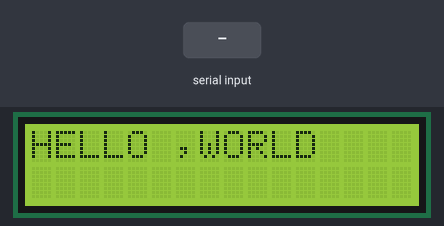
Recording of a sketch running on a simulated Arduino Uno, built with avr-gcc and run on an emulated ATmega328P. Shown: 16×2 character LCD. The inputs (shaded band) are chosen by the test bench. What the sketch prints to the serial monitor is not drawn.

Above: at 1.2 s.
1.3 s: "1\n" received over Serial
At 2.2 s:
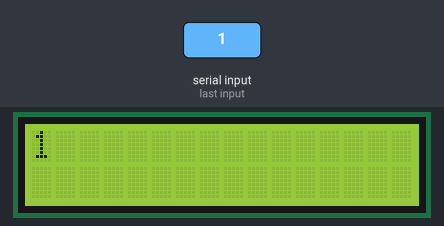
3.0 s: "0\n" received over Serial
At 3.6 s:
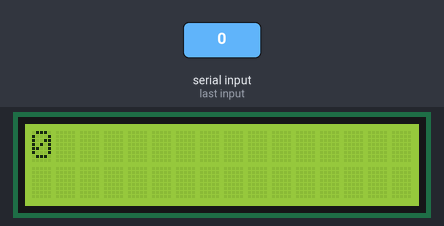
4.7 s: "2\n" received over Serial
At 6.1 s:
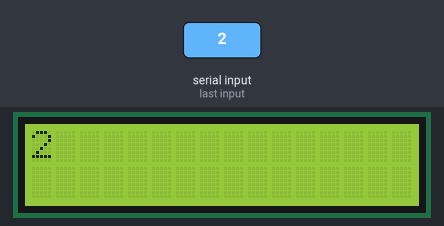
Timing chart, 0 to 7.7 s (numbered marks = the images above; inputs shaded):
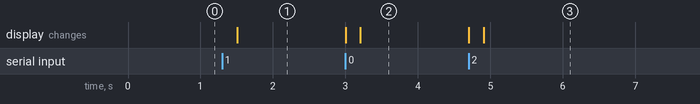

The sketch:

bluetooth.ino
```cpp
#include <Wire.h>
#include <LiquidCrystal_I2C.h>

LiquidCrystal_I2C lcd(0x27, 16, 2);

String msg;
void setup()
{
  lcd.begin();
  lcd.backlight();
  lcd.setCursor(0, 0);
  lcd.print("HELLO ,WORLD");
  Serial.begin(9600);
}

void loop()
{
  if (Serial.available())
  {
    Serial.write("");
    lcd.clear();
    msg = "";
  }
  while (Serial.available())
  {
    delay(100);
    char c  = Serial.read();

    if (c != "") {
      if (c != '\n') {
        Serial.print(c);
        msg += c;
      }
    }
  }
  if (msg.length() > 0 )
  {
    lcd.clear();
    lcd.print(msg);
    Serial.println("LCD Message: " + msg);
  }
  msg = "";
}
```

Measured:
- after the input at 1.3 s, the display: changes after 0.21 s (image 1)
- after the input at 3.0 s, the display: first changes at once (image 2 shows a later state)
- after the input at 4.7 s, the display: first changes at once (image 3 shows a later state)
